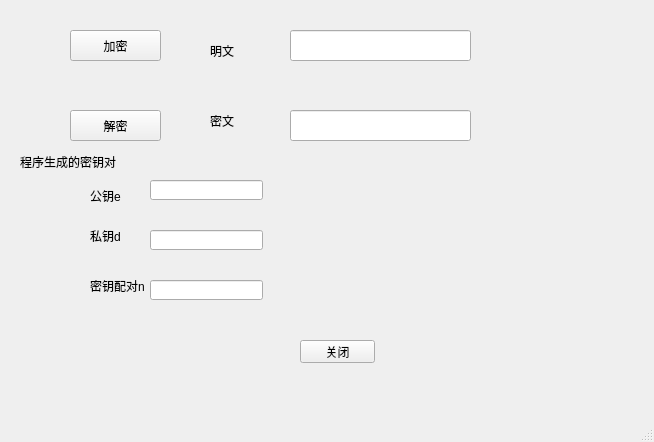
<?xml version="1.0" encoding="UTF-8"?>
<ui version="4.0">
 <class>QtRSA</class>
 <widget class="QMainWindow" name="QtRSA">
  <property name="geometry">
   <rect>
    <x>0</x>
    <y>0</y>
    <width>654</width>
    <height>442</height>
   </rect>
  </property>
  <property name="windowTitle">
   <string>MainWindow</string>
  </property>
  <widget class="QWidget" name="centralwidget">
   <widget class="QPushButton" name="pushButton_jiami">
    <property name="geometry">
     <rect>
      <x>70</x>
      <y>30</y>
      <width>91</width>
      <height>31</height>
     </rect>
    </property>
    <property name="text">
     <string>加密</string>
    </property>
   </widget>
   <widget class="QPushButton" name="pushButton_jiemi">
    <property name="geometry">
     <rect>
      <x>70</x>
      <y>110</y>
      <width>91</width>
      <height>31</height>
     </rect>
    </property>
    <property name="text">
     <string>解密</string>
    </property>
   </widget>
   <widget class="QLabel" name="label">
    <property name="geometry">
     <rect>
      <x>210</x>
      <y>40</y>
      <width>61</width>
      <height>21</height>
     </rect>
    </property>
    <property name="text">
     <string>明文</string>
    </property>
   </widget>
   <widget class="QLabel" name="label_2">
    <property name="geometry">
     <rect>
      <x>210</x>
      <y>110</y>
      <width>61</width>
      <height>21</height>
     </rect>
    </property>
    <property name="text">
     <string>密文</string>
    </property>
   </widget>
   <widget class="QLineEdit" name="lineEdit_input">
    <property name="geometry">
     <rect>
      <x>290</x>
      <y>30</y>
      <width>181</width>
      <height>31</height>
     </rect>
    </property>
   </widget>
   <widget class="QLineEdit" name="lineEdit_result">
    <property name="geometry">
     <rect>
      <x>290</x>
      <y>110</y>
      <width>181</width>
      <height>31</height>
     </rect>
    </property>
   </widget>
   <widget class="QLineEdit" name="lineEdit_e">
    <property name="geometry">
     <rect>
      <x>150</x>
      <y>180</y>
      <width>113</width>
      <height>20</height>
     </rect>
    </property>
   </widget>
   <widget class="QLineEdit" name="lineEdit_d">
    <property name="geometry">
     <rect>
      <x>150</x>
      <y>230</y>
      <width>113</width>
      <height>20</height>
     </rect>
    </property>
   </widget>
   <widget class="QLineEdit" name="lineEdit_n">
    <property name="geometry">
     <rect>
      <x>150</x>
      <y>280</y>
      <width>113</width>
      <height>20</height>
     </rect>
    </property>
   </widget>
   <widget class="QLabel" name="label_3">
    <property name="geometry">
     <rect>
      <x>90</x>
      <y>190</y>
      <width>54</width>
      <height>12</height>
     </rect>
    </property>
    <property name="text">
     <string>公钥e</string>
    </property>
   </widget>
   <widget class="QLabel" name="label_4">
    <property name="geometry">
     <rect>
      <x>90</x>
      <y>230</y>
      <width>54</width>
      <height>12</height>
     </rect>
    </property>
    <property name="text">
     <string>私钥d</string>
    </property>
   </widget>
   <widget class="QLabel" name="label_5">
    <property name="geometry">
     <rect>
      <x>90</x>
      <y>280</y>
      <width>54</width>
      <height>12</height>
     </rect>
    </property>
    <property name="text">
     <string>密钥配对n</string>
    </property>
   </widget>
   <widget class="QPushButton" name="pushButton_exit">
    <property name="geometry">
     <rect>
      <x>300</x>
      <y>340</y>
      <width>75</width>
      <height>23</height>
     </rect>
    </property>
    <property name="text">
     <string>关闭</string>
    </property>
   </widget>
   <widget class="QLabel" name="label_10">
    <property name="geometry">
     <rect>
      <x>20</x>
      <y>152</y>
      <width>111</width>
      <height>20</height>
     </rect>
    </property>
    <property name="text">
     <string>程序生成的密钥对</string>
    </property>
   </widget>
  </widget>
  <widget class="QMenuBar" name="menubar">
   <property name="geometry">
    <rect>
     <x>0</x>
     <y>0</y>
     <width>654</width>
     <height>23</height>
    </rect>
   </property>
  </widget>
  <widget class="QStatusBar" name="statusbar"/>
 </widget>
 <resources/>
 <connections/>
</ui>
